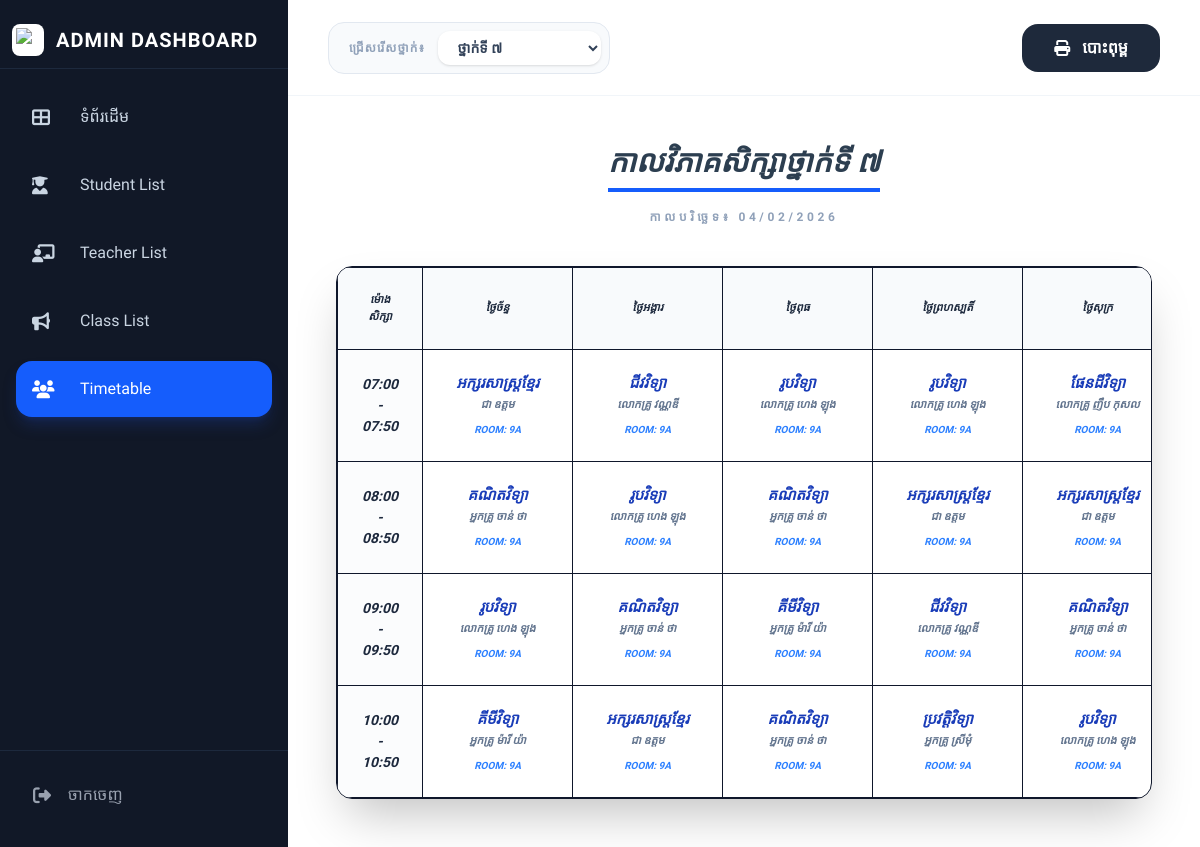
The page /views/admin/timetable_admin.php (signed in) on the database as committed earlier.
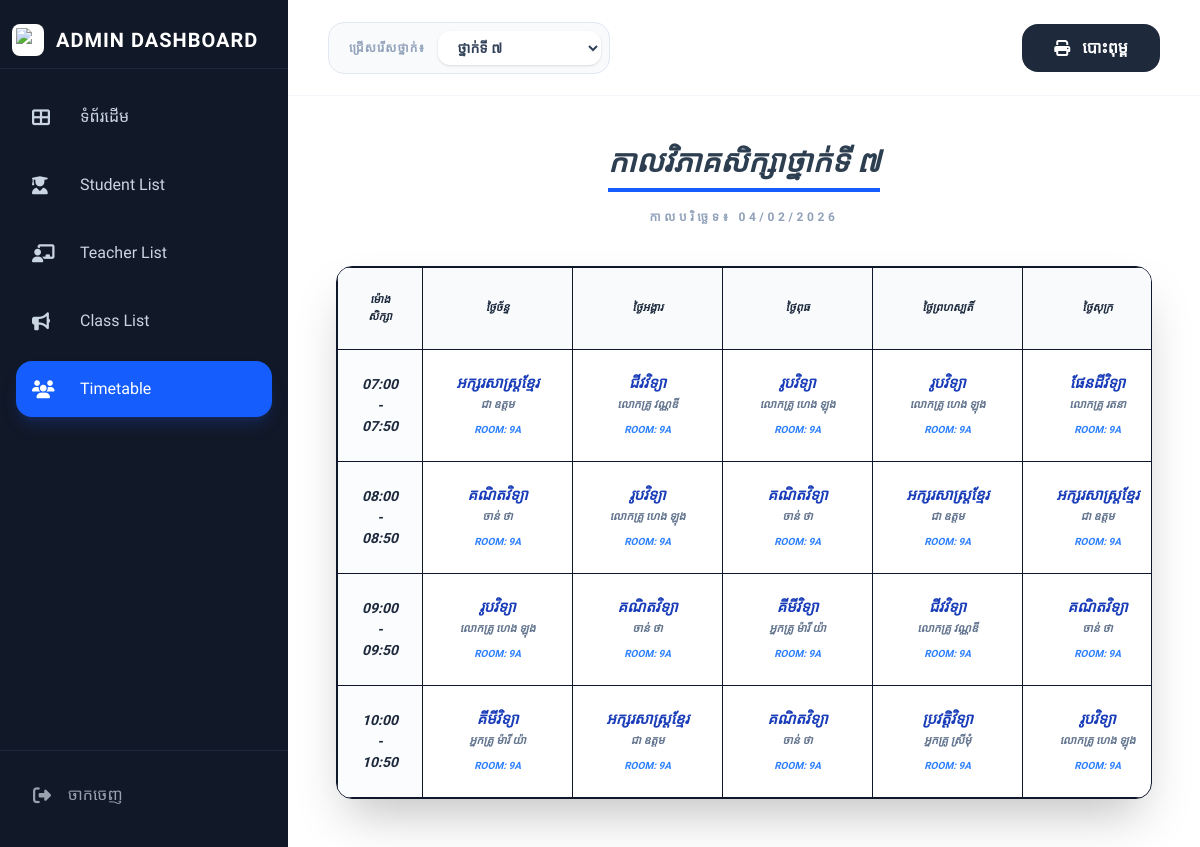
The same page on the database as committed later.
### tables this page shows
CREATE TABLE `timetable` (
  `id` int(11) NOT NULL,
  `day_of_week` varchar(50) NOT NULL,
  `start_time` time NOT NULL,
  `end_time` time NOT NULL,
  `room_number` varchar(50) DEFAULT NULL,
  `academic_year` varchar(20) DEFAULT '2025-2026',
  `subject_id` int(11) DEFAULT NULL,
  `teacher_id` int(11) DEFAULT NULL,
  `class_id` int(11) DEFAULT NULL,
  `is_deleted` tinyint(1) DEFAULT '0'
);

CREATE TABLE `teachers` (
  `teacher_id` varchar(50) NOT NULL,
  `user_id` int(11) DEFAULT NULL,
  `full_name` varchar(255) DEFAULT NULL,
  `subjects` varchar(255) DEFAULT NULL,
  `phone` varchar(20) DEFAULT NULL,
  `profile_image` varchar(255) DEFAULT 'default_user.png'
);

CREATE TABLE `subjects` (
  `id` int(11) NOT NULL,
  `subject_name` varchar(100) DEFAULT NULL,
  `teacher_id` varchar(20) DEFAULT NULL
);

### views/admin/timetable_admin.php (the view, shortened to what the changed rows need)
<?php
require_once '../../config/db.php';
include '../../includes/header.php';
$days = [
    'ច័ន្ទ' => 'ថ្ងៃច័ន្ទ',
    'អង្គារ' => 'ថ្ងៃអង្គារ',
    'ពុធ' => 'ថ្ងៃពុធ',
    'ព្រហស្បតិ៍' => 'ថ្ងៃព្រហស្បតិ៍',
    'សុក្រ' => 'ថ្ងៃសុក្រ',
    'សៅរ៍' => 'ថ្ងៃសៅរ៍'
];
$timeslots = [
    ['start' => '07:00:00', 'end' => '07:50:00', 'display' => '07:00 - 07:50'],
    ['start' => '08:00:00', 'end' => '08:50:00', 'display' => '08:00 - 08:50'],
    ['start' => '09:00:00', 'end' => '09:50:00', 'display' => '09:00 - 09:50'],
    ['start' => '10:00:00', 'end' => '10:50:00', 'display' => '10:00 - 10:50']
];
$class_id = isset($_GET['class_id']) ? mysqli_real_escape_string($conn, $_GET['class_id']) : 1;
$class_info = mysqli_query($conn, "SELECT class_name FROM classes WHERE id = '$class_id'");
$class_data = mysqli_fetch_assoc($class_info);
$display_name = $class_data ? $class_data['class_name'] : 'ថ្នាក់ទី ៧';
?>
<div class="flex h-screen w-full bg-[#f8fafc] overflow-hidden font-['Kantumruy_Pro']">
    <div class="flex-1 flex flex-col min-w-0 h-full overflow-hidden main-content">
        <main class="flex-1 overflow-y-auto p-12 bg-white custom-scrollbar">
            <div class="text-center mb-10">
                <h2 class="text-3xl font-black text-slate-800 italic uppercase border-b-4 border-blue-600 inline-block pb-2">កាលវិភាគសិក្សា<?= $display_name ?></h2>
            </div>
            <div class="table-border-print border-[1.5px] border-slate-900 rounded-2xl overflow-hidden shadow-2xl">
                <table class="w-full border-collapse">
                    <thead>
                        <tr class="bg-slate-50">
                            <th class="border border-slate-900 p-6 text-center font-black italic text-slate-800 uppercase text-[11px] w-40">ម៉ោងសិក្សា</th>
                            <?php foreach($days as $kh): ?>
                                <th class="border border-slate-900 p-6 text-center font-black italic text-slate-800 uppercase text-[11px]"><?= $kh ?></th>
                            <?php endforeach; ?>
                        </tr>
                    </thead>
                    <tbody>
                        <?php foreach($timeslots as $slot): ?>
                        <tr>
                            <td class="border border-slate-900 p-6 text-center font-black italic text-slate-800 text-[14px] bg-slate-50/50"><?= $slot['display'] ?></td>
                            <?php foreach($days as $day_db => $day_kh):
                                $sql = "SELECT t.*, s.subject_name, te.full_name as teacher_name
                                        FROM timetable t
                                        LEFT JOIN subjects s ON t.subject_id = s.id
                                        LEFT JOIN teachers te ON t.teacher_id = te.teacher_id
                                        WHERE t.class_id = '$class_id'
                                        AND t.day_of_week = '$day_db'
                                        AND t.start_time = '{$slot['start']}'
                                        AND t.end_time = '{$slot['end']}' LIMIT 1";
                                $res = mysqli_query($conn, $sql);
                                $data = ($res && mysqli_num_rows($res) > 0) ? mysqli_fetch_assoc($res) : null;
                            ?>
                            <td class="border border-slate-900 p-5 text-center min-w-[150px]">
                                <?php if($data): ?>
                                    <div class="flex flex-col gap-1">
                                        <span class="font-black text-blue-800 text-[15px] italic leading-tight uppercase"><?= $data['subject_name'] ?></span>
                                        <span class="text-[11px] font-bold text-slate-500 italic"><?= $data['teacher_name'] ?></span>
                                        <span class="text-[10px] font-black text-blue-500 italic uppercase mt-1">Room: <?= $data['room_number'] ?></span>
                                    </div>
                                <?php else: ?>
                                    <span class="opacity-10 text-[10px] font-bold text-slate-200 uppercase">---</span>
                                <?php endif; ?>
                            </td>
                            <?php endforeach; ?>
                        </tr>
                        <?php endforeach; ?>
                    </tbody>
                </table>
            </div>
        </main>
    </div>
</div>

Rows that differ between the two databases and show on the page:
changed through a linked row, timetable "ផែនដីវិទ្យា": teacher.full_name "លោកគ្រូ ញឹប កុសល" → "លោកគ្រូ រតនា"
changed through a linked row, timetable (number 6 of 20 on the later page): teacher.full_name "អ្នកគ្រូ ចាន់ ថា" → "ចាន់ ថា"
changed through a linked row, timetable (number 8 of 20 on the later page): teacher.full_name "អ្នកគ្រូ ចាន់ ថា" → "ចាន់ ថា"
changed through a linked row, timetable (number 12 of 20 on the later page): teacher.full_name "អ្នកគ្រូ ចាន់ ថា" → "ចាន់ ថា"
changed through a linked row, timetable (number 15 of 20 on the later page): teacher.full_name "អ្នកគ្រូ ចាន់ ថា" → "ចាន់ ថា"
changed through a linked row, timetable (number 18 of 20 on the later page): teacher.full_name "អ្នកគ្រូ ចាន់ ថា" → "ចាន់ ថា"
